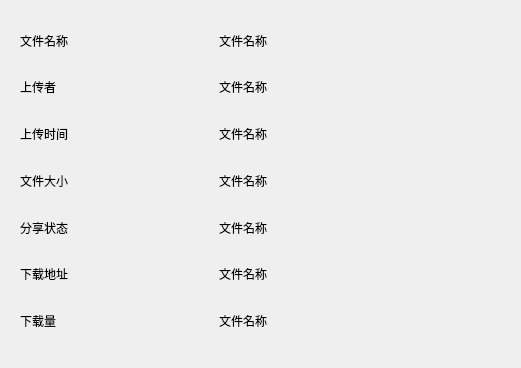
<?xml version="1.0" encoding="UTF-8"?>
<ui version="4.0">
 <class>FilePropertyInfoDialog</class>
 <widget class="QDialog" name="FilePropertyInfoDialog">
  <property name="geometry">
   <rect>
    <x>0</x>
    <y>0</y>
    <width>521</width>
    <height>368</height>
   </rect>
  </property>
  <property name="windowTitle">
   <string>属性</string>
  </property>
  <widget class="QWidget" name="layoutWidget">
   <property name="geometry">
    <rect>
     <x>20</x>
     <y>20</y>
     <width>391</width>
     <height>321</height>
    </rect>
   </property>
   <layout class="QGridLayout" name="gridLayout">
    <item row="0" column="0">
     <widget class="QLabel" name="lbl_fileName">
      <property name="styleSheet">
       <string notr="true">font: 75 9pt &quot;Microsoft YaHei&quot;;</string>
      </property>
      <property name="text">
       <string>文件名称</string>
      </property>
     </widget>
    </item>
    <item row="0" column="1">
     <widget class="QLabel" name="val_fileName">
      <property name="styleSheet">
       <string notr="true">font: 75 9pt &quot;Microsoft YaHei&quot;;</string>
      </property>
      <property name="text">
       <string>文件名称</string>
      </property>
     </widget>
    </item>
    <item row="1" column="0">
     <widget class="QLabel" name="lbl_uploadUser">
      <property name="styleSheet">
       <string notr="true">font: 75 9pt &quot;Microsoft YaHei&quot;;</string>
      </property>
      <property name="text">
       <string>上传者</string>
      </property>
     </widget>
    </item>
    <item row="1" column="1">
     <widget class="QLabel" name="val_uploadUser">
      <property name="styleSheet">
       <string notr="true">font: 75 9pt &quot;Microsoft YaHei&quot;;</string>
      </property>
      <property name="text">
       <string>文件名称</string>
      </property>
     </widget>
    </item>
    <item row="2" column="0">
     <widget class="QLabel" name="lbl_uploadTime">
      <property name="styleSheet">
       <string notr="true">font: 75 9pt &quot;Microsoft YaHei&quot;;</string>
      </property>
      <property name="text">
       <string>上传时间</string>
      </property>
     </widget>
    </item>
    <item row="2" column="1">
     <widget class="QLabel" name="val_uploadTime">
      <property name="styleSheet">
       <string notr="true">font: 75 9pt &quot;Microsoft YaHei&quot;;</string>
      </property>
      <property name="text">
       <string>文件名称</string>
      </property>
     </widget>
    </item>
    <item row="3" column="0">
     <widget class="QLabel" name="lbl_fileSize">
      <property name="styleSheet">
       <string notr="true">font: 75 9pt &quot;Microsoft YaHei&quot;;</string>
      </property>
      <property name="text">
       <string>文件大小</string>
      </property>
     </widget>
    </item>
    <item row="3" column="1">
     <widget class="QLabel" name="val_fileSize">
      <property name="styleSheet">
       <string notr="true">font: 75 9pt &quot;Microsoft YaHei&quot;;</string>
      </property>
      <property name="text">
       <string>文件名称</string>
      </property>
     </widget>
    </item>
    <item row="4" column="0">
     <widget class="QLabel" name="lbl_shareStatus">
      <property name="styleSheet">
       <string notr="true">font: 75 9pt &quot;Microsoft YaHei&quot;;</string>
      </property>
      <property name="text">
       <string>分享状态</string>
      </property>
     </widget>
    </item>
    <item row="4" column="1">
     <widget class="QLabel" name="val_shareStatus">
      <property name="styleSheet">
       <string notr="true">font: 75 9pt &quot;Microsoft YaHei&quot;;</string>
      </property>
      <property name="text">
       <string>文件名称</string>
      </property>
     </widget>
    </item>
    <item row="5" column="0">
     <widget class="QLabel" name="lbl_download">
      <property name="styleSheet">
       <string notr="true">font: 75 9pt &quot;Microsoft YaHei&quot;;</string>
      </property>
      <property name="text">
       <string>下载地址</string>
      </property>
     </widget>
    </item>
    <item row="5" column="1">
     <widget class="QLabel" name="val_download">
      <property name="styleSheet">
       <string notr="true">font: 75 9pt &quot;Microsoft YaHei&quot;;</string>
      </property>
      <property name="text">
       <string>文件名称</string>
      </property>
     </widget>
    </item>
    <item row="6" column="0">
     <widget class="QLabel" name="lbl_pv">
      <property name="styleSheet">
       <string notr="true">font: 75 9pt &quot;Microsoft YaHei&quot;;</string>
      </property>
      <property name="text">
       <string>下载量</string>
      </property>
     </widget>
    </item>
    <item row="6" column="1">
     <widget class="QLabel" name="val_pv">
      <property name="styleSheet">
       <string notr="true">font: 75 9pt &quot;Microsoft YaHei&quot;;</string>
      </property>
      <property name="text">
       <string>文件名称</string>
      </property>
     </widget>
    </item>
   </layout>
  </widget>
 </widget>
 <resources/>
 <connections/>
</ui>
